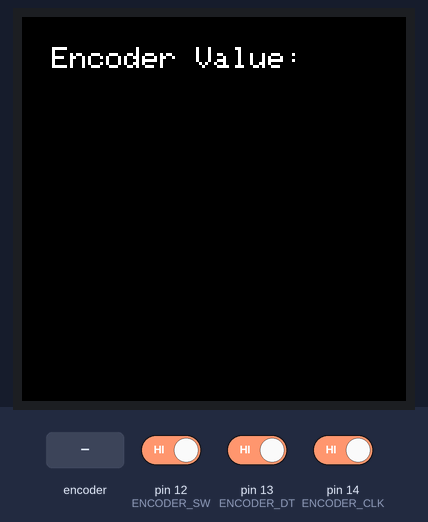
A sketch run on a simulated Arduino Uno, built with avr-gcc and run on an emulated ATmega328P. Shown: 128×128 colour display. Inputs (shaded band) come from the test bench; at power-on: pin 12 (ENCODER_SW) HIGH, pin 13 (ENCODER_DT) HIGH, pin 14 (ENCODER_CLK) HIGH. What the sketch prints to the serial monitor is not drawn.

Above: at 1.3 s.
1.4 s: rotary encoder on pin 14 (ENCODER_CLK) / pin 13 (ENCODER_DT) turned 3 steps (first pin leading)
At 2.3 s:
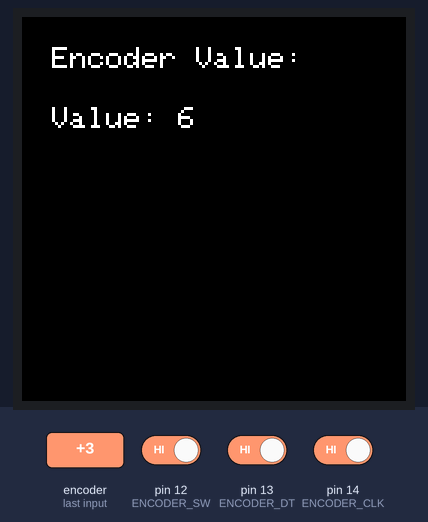
3.5 s: pin 12 (ENCODER_SW) driven LOW
5.0 s: rotary encoder on pin 14 (ENCODER_CLK) / pin 13 (ENCODER_DT) turned 2 steps (second pin leading)
At 5.8 s:
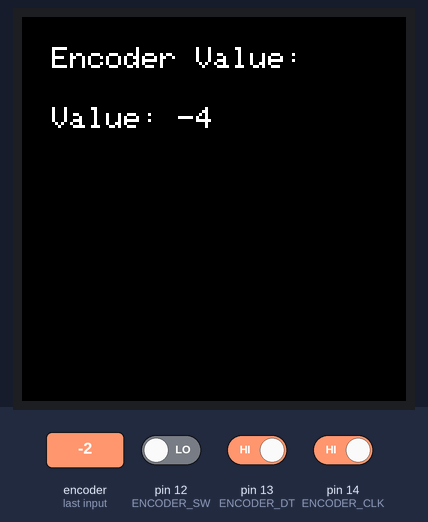
Timing chart, 0 to 8.0 s (numbered marks = the images above; inputs shaded):
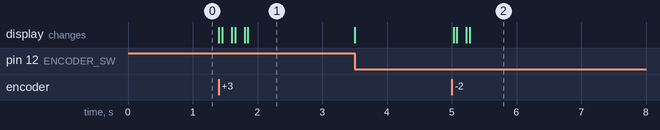

Measured:
- after the input at 1.4 s, the display: first changes at once (image 1 shows a later state)
- after the input at 5.0 s, the display: first changes at once (image 2 shows a later state)

The sketch:

encoder.ino
```cpp
#include <Adafruit_GFX.h>     // Core graphics library
#include <Adafruit_ST7735.h>  // Library for ST7735

// Define TFT display pins
#define TFT_CS    17
#define TFT_RST   16
#define TFT_DC    15
#define TFT_MOSI  19
#define TFT_SCLK  18

// Create an instance of the display
Adafruit_ST7735 tft = Adafruit_ST7735(TFT_CS, TFT_DC, TFT_RST);

// Rotary encoder pins
#define ENCODER_CLK  14  // Rotary encoder DT pin
#define ENCODER_DT   13  // Rotary encoder CLK pin
#define ENCODER_SW   12  // Rotary encoder button pin

volatile int encoderValue = 0;  // Tracks rotary encoder value
int lastEncoderState = HIGH;    // Last known state of CLK
int lastButtonState = HIGH;     // Last known state of the button
unsigned long lastDebounceTime = 0;
const unsigned long debounceDelay = 50;

void setup() {
  // Initialize Serial Monitor
  Serial.begin(115200);
  Serial.println("TFT and Rotary Encoder Test");

  // Initialize the TFT display
  tft.initR(INITR_144GREENTAB);
  tft.setRotation(1);
  tft.fillScreen(ST77XX_BLACK);
  tft.setTextColor(ST77XX_WHITE);
  tft.setTextSize(1);

  // Draw static text
  tft.setCursor(10, 10);
  tft.println("Encoder Value:");

  // Rotary encoder pins
  pinMode(ENCODER_CLK, INPUT_PULLUP);
  pinMode(ENCODER_DT, INPUT_PULLUP);
  pinMode(ENCODER_SW, INPUT_PULLUP);
}

void loop() {
  // Read the encoder state
  int currentState = digitalRead(ENCODER_CLK);
  if (currentState != lastEncoderState) {
    // Check direction
    if (digitalRead(ENCODER_DT) != currentState) {
      encoderValue++;
    } else {
      encoderValue--;
    }

    // Update the TFT display
    tft.fillRect(10, 30, 80, 20, ST77XX_BLACK);  // Clear the value area
    tft.setCursor(10, 30);
    tft.print("Value: ");
    tft.println(encoderValue);

    lastEncoderState = currentState;
  }

  // Handle button press
  int buttonState = digitalRead(ENCODER_SW);
  if (buttonState == LOW && lastButtonState == HIGH && (millis() - lastDebounceTime) > debounceDelay) {
    lastDebounceTime = millis();
    encoderValue = 0;  // Reset the encoder value on button press

    // Update the TFT display
    tft.fillRect(10, 30, 80, 20, ST77XX_BLACK);  // Clear the value area
    tft.setCursor(10, 30);
    tft.print("Value: ");
    tft.println(encoderValue);

    Serial.println("Encoder reset!");
  }

  lastButtonState = buttonState;
}
```
